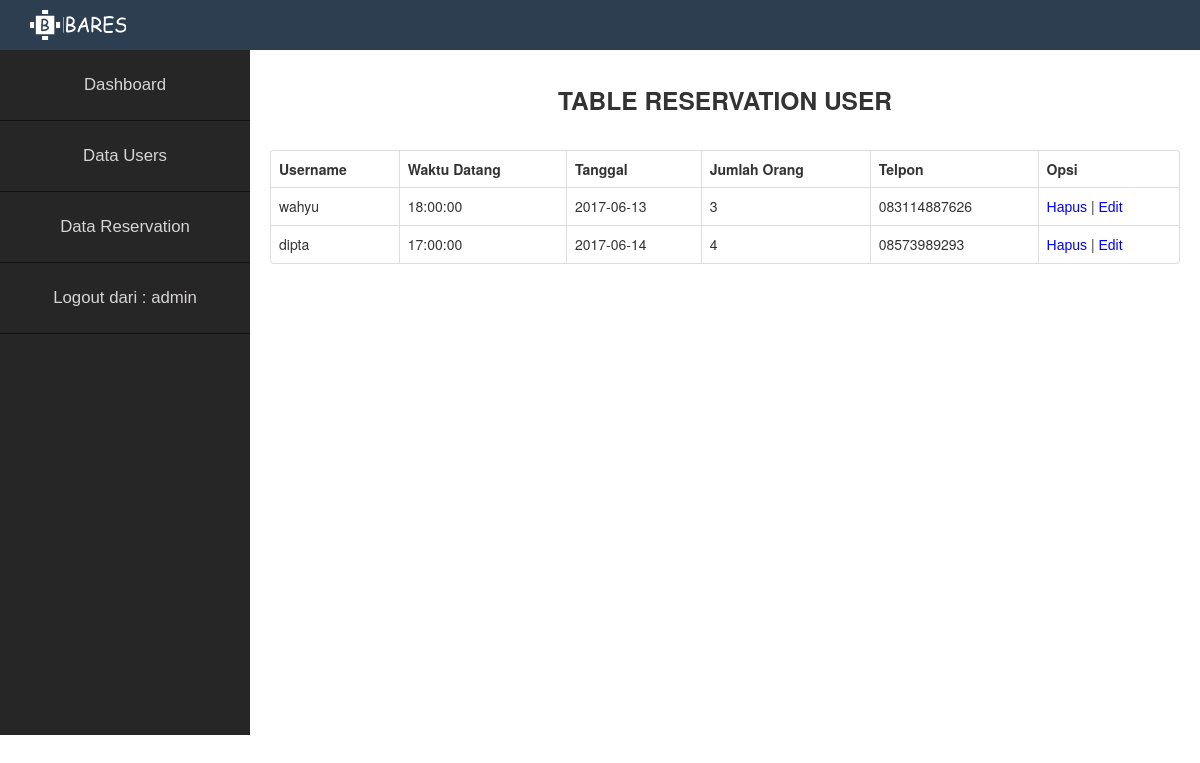
/admin/index-admin.php?message (signed in), run on the app's committed database.
### tables this page shows
CREATE TABLE IF NOT EXISTS `reservation` (
`id` int(11) NOT NULL,
  `id_user` int(11) NOT NULL,
  `waktu_datang` time NOT NULL,
  `tanggal` date NOT NULL,
  `jml_org` int(11) NOT NULL,
  `no_telp` varchar(13) NOT NULL
);

CREATE TABLE IF NOT EXISTS `user` (
`id_user` int(11) NOT NULL,
  `username` varchar(30) NOT NULL,
  `nama` varchar(50) NOT NULL,
  `email` varchar(50) NOT NULL,
  `password` varchar(20) NOT NULL,
  `tanggal` date NOT NULL,
  `alamat` varchar(50) DEFAULT NULL,
  `no_telp` varchar(15) DEFAULT NULL
);

### admin/message.php (the view, shortened to what this page needs)
<!DOCTYPE html>
<html>
  <head>
  </head>
  <body>
    <b><center><h3>TABLE RESERVATION USER</h3></center></b>
    <br>
    <table class="table table-bordered">
    <tr>
      <th>Username</th>
      <th>Waktu Datang</th>
      <th>Tanggal</th>
      <th>Jumlah Orang</th>
      <th>Telpon</th>
      <th>Opsi</th>
    </tr>
    <?php
      $conn = mysqli_connect("localhost:3306","root","","restoran");
      $query = mysqli_query($conn,"select * from reservation");
      while($row = mysqli_fetch_assoc($query)){
        $query2 = mysqli_fetch_assoc(mysqli_query($conn,"select * from user where id_user='".$row['id_user']."'"));
      ?>
      <tr>
        <td><?php echo $query2['username']; ?></td>
        <td><?php echo $row['waktu_datang']; ?></td>
        <td><?php echo $row['tanggal']; ?></td>
        <td><?php echo $row['jml_org']; ?></td>
        <td><?php echo $row['no_telp']; ?></td>
        <td><a href="hapus-data-reservation.php?id=<?php echo "$row[id]"; ?>"
          onclick="return confirm ('Yakin Ingin Hapus Data Ini ?')"><font color="blue">Hapus</font></a> |
          <a href="form-edit-data-reservation.php?id=<?php echo "$row[id]"; ?>"><font color = "blue">Edit</font></a>
        </td>
      </tr>
    <?php
      }
     ?>
    </table>
  </body>
  </html>

### css/styleadmin.css (style rules this page uses)
* { margin: 0; padding: 0; }
a { text-decoration: none; }
a { color: #fff; text-decoration: none; font-family:sans-serif; text-align: center; }

### data on the page
reservation: id_user.username "wahyu", waktu_datang "18:00:00", tanggal "2017-06-13", jml_org "3", no_telp "083114887626"
reservation: id_user.username "dipta", waktu_datang "17:00:00", tanggal "2017-06-14", jml_org "4", no_telp "08573989293"

### other printed values
$_SESSION['login_admin'] "admin"
